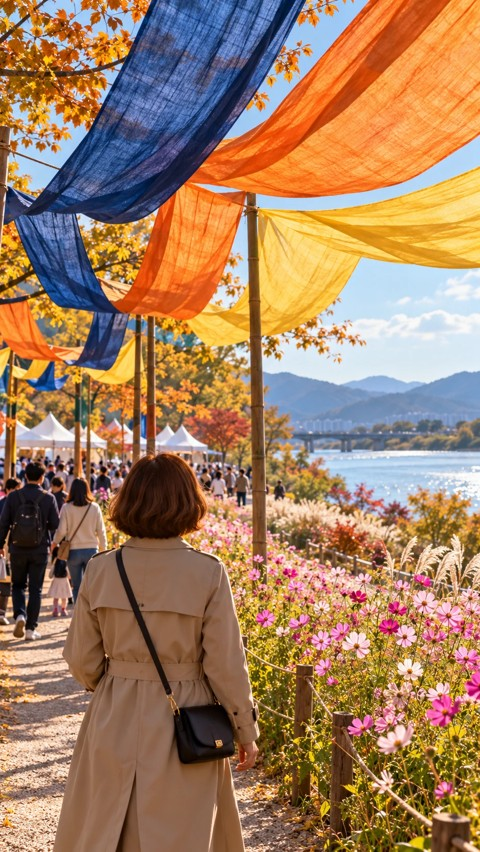
#> input picture _tools/i2v_test/n03.jpg, 480 x 852 px
$ python -i ad_short.py   (imports and definitions only)
#> lines starting #> are read from the running program, lines starting #| are printed output that depends on the picture; after the words box and inside, x2 and y2 are one past the last pixel; in counts of white or black regions, pixels touching at a corner belong together
"""제품 광고 쇼츠(9:16) — 실사진 한 장 한 장을 «카메라가 움직이는 장면»으로 (2026-10-29, 아큐페이즈 E-5000 광고 편).
설명 영상(product_short.py)과 달리 화면 가득 사진 + 느린 카메라 이동 + 초점 맞추기 + 빛 스침 + 짧은 카피.
사용: python ad_short.py spec.json
spec.json:
{
 "out": "E-5000_광고.mp4", "label": "ACCUPHASE  /  E-5000",
 "bgm": "음악.mp3", "bgm_volume": 0.55, "fps": 24, "shot": 7.5, "xf": 0.7,
 "voice_at": 1.0,                                       // 장면 시작 뒤 목소리 들어가는 시각
 "shots": [
  {"src": "사선_정면.jpg", "from": [0.30, 0.5, 0.95], "to": [0.62, 0.5, 0.95],   // [가로 중심, 세로 중심, 보이는 높이 비율]
   "title": "50년의 기술을 담은", "sub": "Accuphase E-5000", "note": "", "voice": "voice/A01.wav",
   "focus_pull": true, "sweep": true},
  {"src": "앞면.png", "stage": true, ...},              // 흰 바탕 누끼컷 → 어두운 무대 + 바닥 반사 위에 얹어 같은 방식으로
  {"end": true, "src": "표지_세로.jpg", "lines": ["PRECISION INTEGRATED AMPLIFIER", "Accuphase", "E-5000", "음악을 깊이 만나는 선택"]}
 ]
}
글자는 위쪽 가운데에만(아래 22% 는 쇼츠 버튼 자리)."""
from __future__ import annotations

import random
import subprocess
import sys
from pathlib import Path

from PIL import Image, ImageChops, ImageDraw, ImageEnhance, ImageFilter

from common import F, load, probe

W, H = 1080, 1920
BLACK = (6, 6, 7)
WARM = (255, 214, 160)


def clamp(v, a=0.0, b=1.0):
    return max(a, min(b, v))


def smooth(t):
    t = clamp(t); return t * t * (3 - 2 * t)


def cutout(im):
    """흰 바탕 제품컷 → 바깥 흰색만 투명(가장자리에서 번져 들어가는 흰색만 지워 제품 안 흰 글자는 남긴다)"""
    rgb = im.convert("RGB")
    m = rgb.convert("L").point(lambda v: 255 if v > 232 else 0)
    w, h = m.size
    fill = Image.new("L", (w + 2, h + 2), 255); fill.paste(m, (1, 1))
    ImageDraw.floodfill(fill, (0, 0), 128)
    bg = fill.crop((1, 1, w + 1, h + 1)).point(lambda v: 255 if v == 128 else 0)
    alpha = ImageChops.invert(bg).filter(ImageFilter.MinFilter(3)).filter(ImageFilter.GaussianBlur(1.2))
    out = rgb.convert("RGBA"); out.putalpha(alpha)
    return out.crop(alpha.getbbox())


def stage(im, scale=1.5, width=0.86, y=0.5):
    """어두운 무대: 위는 검정, 바닥은 따뜻한 갈색, 제품 뒤로 은은한 빛 + 바닥 반사"""
    SW, SH = int(W * scale), int(H * scale)
    g = Image.new("L", (1, SH))
    for yy in range(SH):
        g.putpixel((0, yy), int(255 * smooth((yy / SH - 0.35) / 0.65)))
    bg = Image.composite(Image.new("RGB", (SW, SH), (38, 28, 20)), Image.new("RGB", (SW, SH), BLACK), g.resize((SW, SH)))
    glow = Image.new("L", (SW, SH), 0)
    ImageDraw.Draw(glow).ellipse((SW * 0.05, SH * (y - 0.22), SW * 0.95, SH * (y + 0.12)), fill=90)
    bg = Image.composite(Image.new("RGB", (SW, SH), (120, 92, 60)), bg, glow.filter(ImageFilter.GaussianBlur(SW * 0.12)))
    p = cutout(im)
    r = SW * width / p.width
    p = p.resize((int(p.width * r), int(p.height * r)), Image.LANCZOS)
    x0, y0 = (SW - p.width) // 2, int(SH * y - p.height / 2)
    canvas = bg.convert("RGBA")
    ref = p.transpose(Image.FLIP_TOP_BOTTOM)                       # 바닥 반사
    fade = Image.new("L", (1, ref.height))
    for yy in range(ref.height):
        fade.putpixel((0, yy), int(70 * (1 - clamp(yy / (ref.height * 0.45)))))
    ra = ImageChops.multiply(ref.getchannel("A"), fade.resize(ref.size))
    ref.putalpha(ra)
    canvas.alpha_composite(ref.filter(ImageFilter.GaussianBlur(3)), (x0, y0 + p.height + 4))
    sh = Image.new("RGBA", canvas.size, (0, 0, 0, 0))                # 바닥 그림자
    ImageDraw.Draw(sh).ellipse((x0 + p.width * 0.05, y0 + p.height - 30, x0 + p.width * 0.95, y0 + p.height + 40), fill=(0, 0, 0, 170))
    canvas.alpha_composite(sh.filter(ImageFilter.GaussianBlur(26)))
    canvas.alpha_composite(p, (x0, y0))
    return canvas.convert("RGB")


# [28 lines left out: functions inset, vignette, not called in this run]


def scrim():
    """글자 뒤 위쪽만 살짝 어둡게(밝은 금색 패널 위에서도 읽히게)"""
    g = Image.new("L", (1, H))
    for y in range(H):
        g.putpixel((0, y), int(215 * (1 - smooth(y / 720))))
    s = Image.new("RGBA", (W, H), (0, 0, 0, 0)); s.putalpha(g.resize((W, H))); return s
#> after `s = Image.new('RGBA', (W, H), (0, 0, 0, 0))`: s: PIL image 1080x1920 RGBA; every value is 0
#> after `s.putalpha(g.resize((W, H)))`:
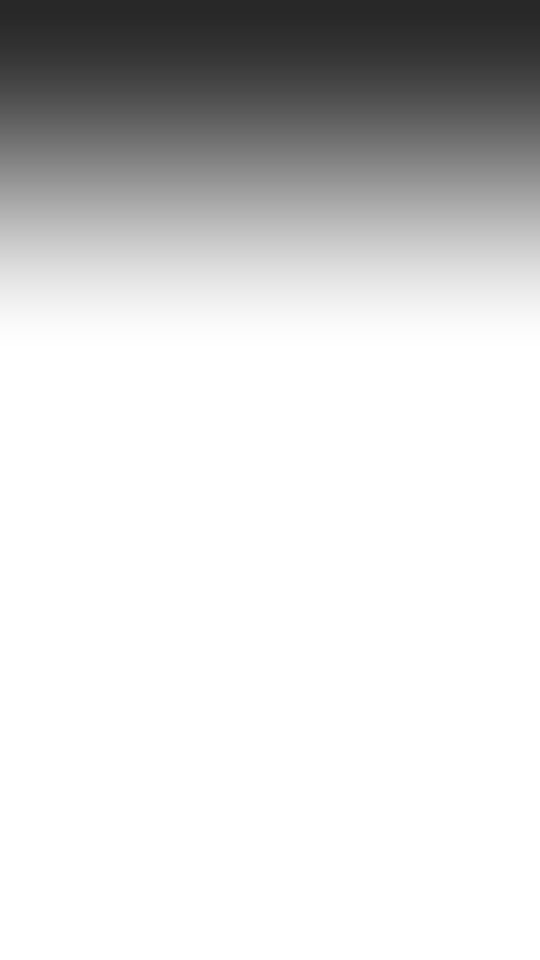
#> s: PIL image 1080x1920 RGBA (shown at 1/2 size); mean R, G, B, A 0, 0, 0, 40.2; transparent parts drawn white


SCRIM = scrim()


# [39 lines left out: functions grains, text_layer, not called in this run]


class Shot:
    # [122 lines left out: functions __init__, rect, frame, main, not called in this run]


# [2 lines not run here, left out]

>>> import cv2
>>> picture = cv2.imread('../../../../_tools/i2v_test/n03.jpg', cv2.IMREAD_GRAYSCALE)
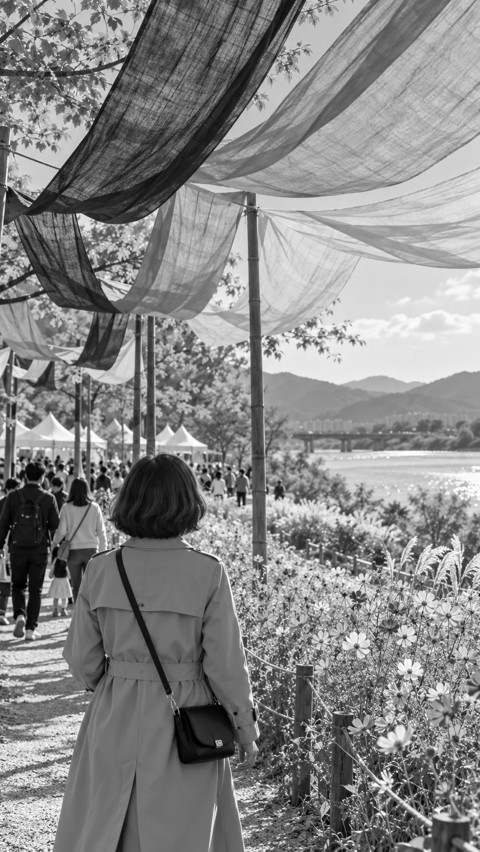
#> picture: shape (852, 480); min 0, max 255, mean 134.2
>>> result = stage(picture)
#> in stage, `bg = Image.composite(Image.new("RGB", (SW, SH), (38, 28, 20)), Image.n..`:
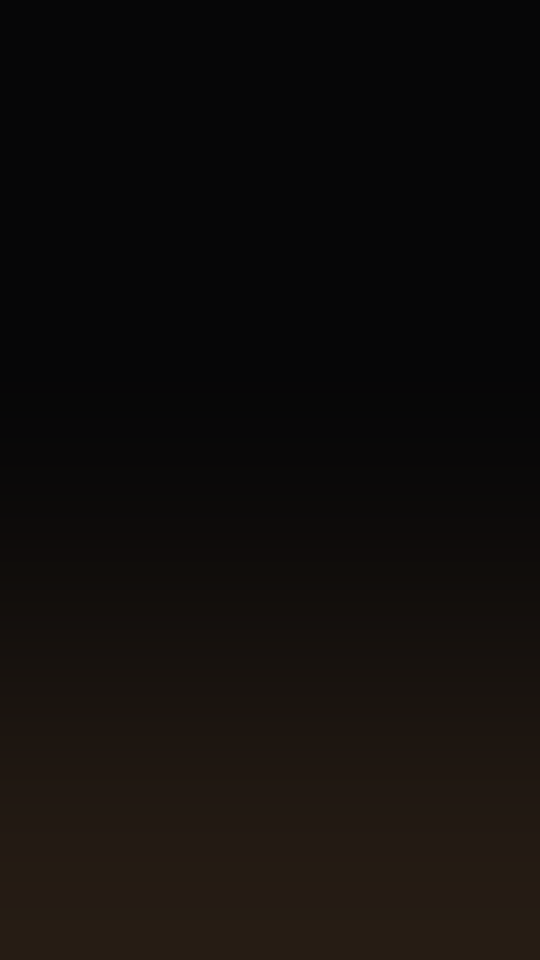
#> bg: PIL image 1620x2880 RGB (shown at 1/3 size); mean R, G, B 16.4, 13.1, 11.2
#> in stage, `glow = Image.new("L", (SW, SH), 0)`: glow: PIL image 1620x2880 L; every value is 0
#> in stage, `ImageDraw.Draw(glow).ellipse((SW * 0.05, SH * (y - 0.22), SW * 0.95, S..`:
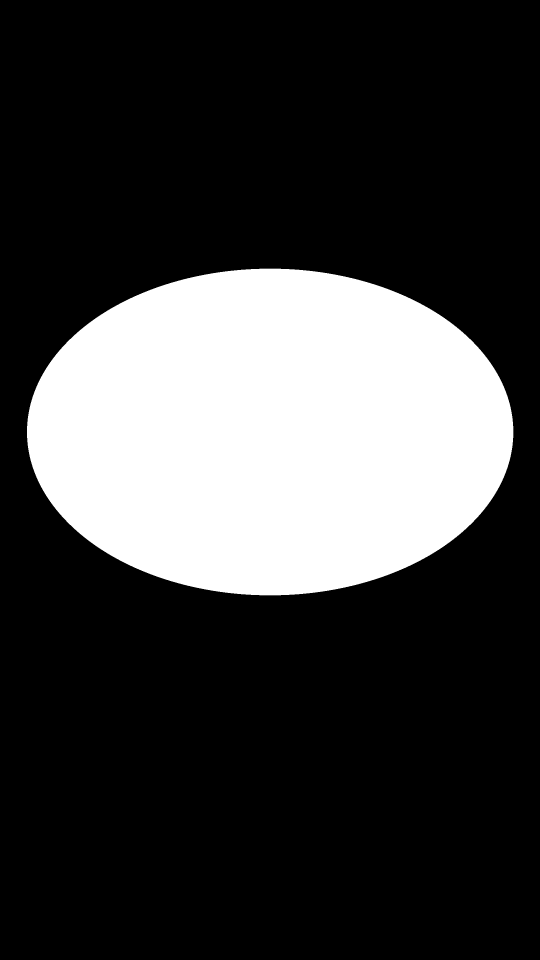
#> glow: PIL image 1620x2880 L (shown at 1/3 size); values 0 (black) and 90 (white), 24.1% white; 1 white region, box (x1, y1, x2, y2) and area: (81, 806, 1540, 1786) 1122876
#> in stage, `bg = Image.composite(Image.new("RGB", (SW, SH), (120, 92, 60)), bg, gl..`:
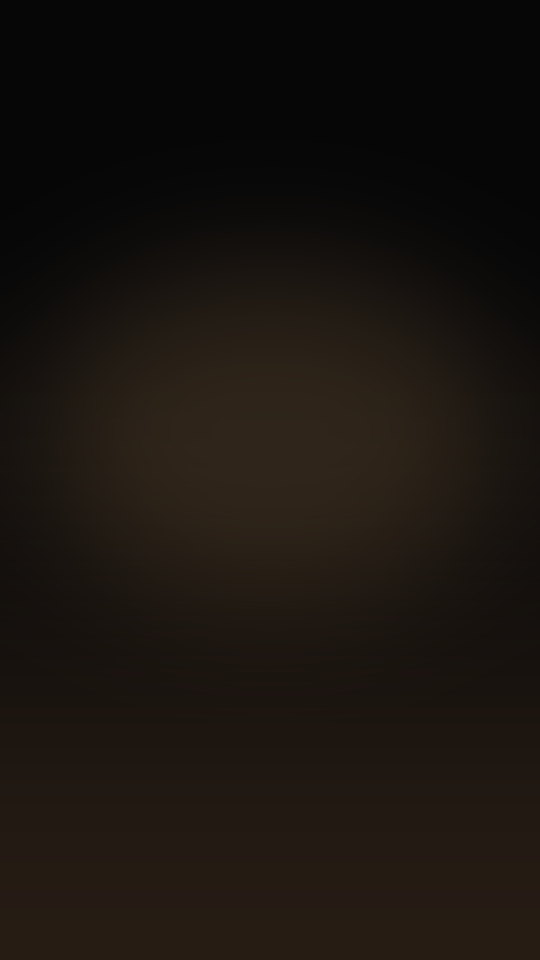
#> bg: PIL image 1620x2880 RGB (shown at 1/3 size); mean R, G, B 25.5, 20, 15.5
#> (the run stopped early here; a loop or call above may not have finished)
